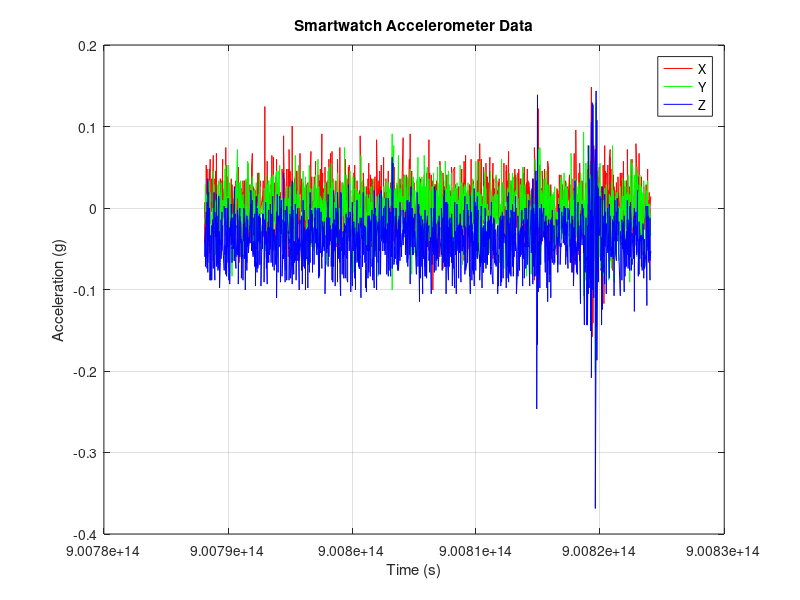

Source code (MATLAB):
% Read CSV, skipping the header
data = csvread('accel.csv', 1, 0);

% Separate columns
timestamps = data(:, 1);
x = data(:, 2);
y = data(:, 3);
z = data(:, 4);

figure;
plot(timestamps, x, 'r'); hold on;
plot(timestamps, y, 'g');
plot(timestamps, z, 'b');
xlabel('Time (s)');
ylabel('Acceleration (g)');
title('Smartwatch Accelerometer Data');
legend('X','Y','Z');
grid on;
